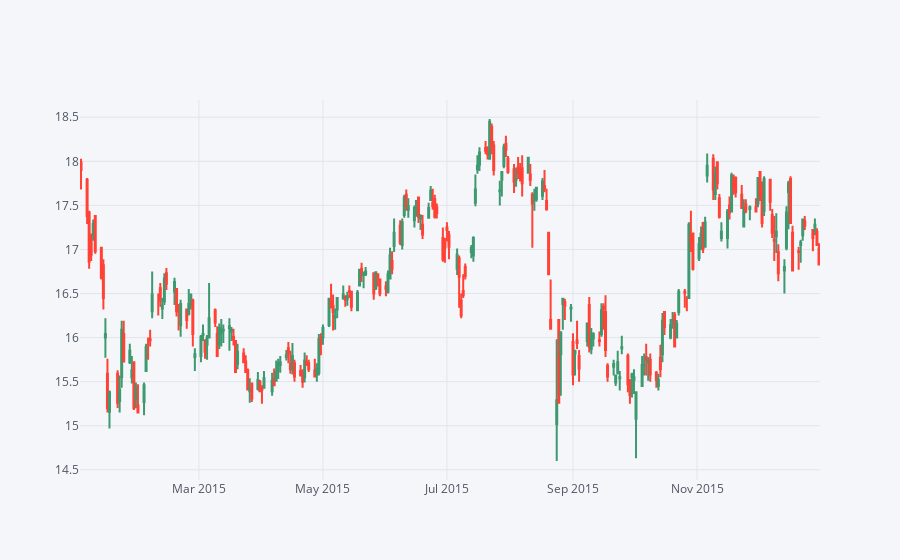

Write notebook code for a chart like this one.
### Markdown cell above
** Use .iplot(kind='candle) to create a candle plot of Bank of America's stock from Jan 1st 2015 to Jan 1st 2016.**

### Code cell
bac15 = bank_stocks['BAC'][['High','Low','Open','Close']].loc['2015-01-01':'2016-01-01']
bac15.columns = bac15.columns.get_level_values(0)
bac15.iplot(kind='candle')

### Figure 1 — Plotly figure (JSON) as saved in the notebook; plotly's stock layout.template omitted (floating-point values rounded to 4 significant figures; data arrays with more than 128 entries replaced by an {"elided": "..."} marker saying what was removed)
{"data": [{"close": {"elided": "252 float values"}, "high": {"elided": "252 float values"}, "low": {"elided": "252 float values"}, "open": {"elided": "252 float values"}, "showlegend": false, "type": "candlestick", "x": {"elided": "252 str values"}, "yaxis": "y2"}], "layout": {"autosize": true, "legend": {"bgcolor": "#F5F6F9", "font": {"color": "#4D5663"}}, "paper_bgcolor": "#F5F6F9", "plot_bgcolor": "#F5F6F9", "title": {"font": {"color": "#4D5663"}}, "xaxis": {"autorange": true, "gridcolor": "#E1E5ED", "range": ["2015-01-01 12:00", "2015-12-31 12:00"], "rangeslider": {"visible": false, "yaxis2": {}}, "showgrid": true, "tickfont": {"color": "#4D5663"}, "title": {"font": {"color": "#4D5663"}, "text": ""}, "type": "date", "zerolinecolor": "#E1E5ED"}, "yaxis": {"gridcolor": "#E1E5ED", "showgrid": true, "showticklabels": false, "tickfont": {"color": "#4D5663"}, "title": {"font": {"color": "#4D5663"}, "text": ""}, "zerolinecolor": "#E1E5ED"}, "yaxis2": {"autorange": true, "gridcolor": "#E1E5ED", "range": [14.38, 18.7], "showgrid": true, "tickfont": {"color": "#4D5663"}, "title": {"font": {"color": "#4D5663"}, "text": ""}, "zerolinecolor": "#E1E5ED"}}}
